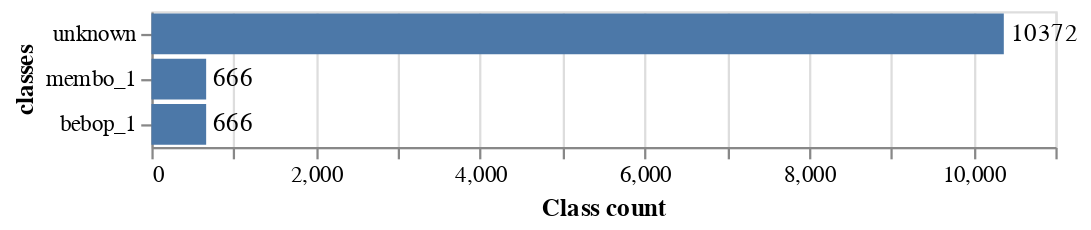

Here is the notebook cell this chart was saved with:
### Code cell
import altair as alt
alt.data_transformers.disable_max_rows()

c = pd.DataFrame(classes,columns=["classes"])

bars = alt.Chart(c).mark_bar().encode(
    alt.Y("classes",sort="-y"),
    alt.X("count(classes)",title="Class count")
    )

text = bars.mark_text(
    align='left',
    baseline='middle',
    dx=3  # Nudges text to right so it doesn't appear on top of the bar
).encode(
    text='count():Q'
)

(bars + text)

### Figure 1 — Vega-Lite specification as saved in the notebook (floating-point values rounded to 4 significant figures; data arrays with more than 128 entries replaced by an {"elided": "..."} marker saying what was removed)
{"config": {"view": {"continuousWidth": 400, "continuousHeight": 300}}, "layer": [{"mark": "bar", "encoding": {"x": {"type": "nominal", "aggregate": "count", "field": "classes", "title": "Class count"}, "y": {"type": "nominal", "field": "classes", "sort": "-y"}}}, {"mark": {"type": "text", "align": "left", "baseline": "middle", "dx": 3}, "encoding": {"text": {"type": "quantitative", "aggregate": "count"}, "x": {"type": "nominal", "aggregate": "count", "field": "classes", "title": "Class count"}, "y": {"type": "nominal", "field": "classes", "sort": "-y"}}}], "data": {"name": "data-18eee8f5077e34f4822e6fb4f1419e94"}, "$schema": "https://vega.github.io/schema/vega-lite/v4.8.1.json", "datasets": {"data-18eee8f5077e34f4822e6fb4f1419e94": {"elided": "11704 records"}}}
